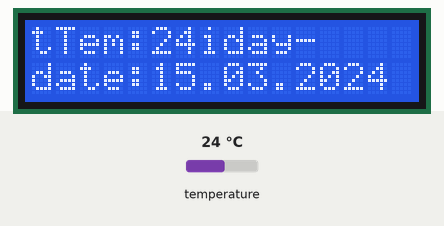
Simulated run of this sketch. Board: Arduino Uno, built with avr-gcc and run on an emulated ATmega328P. Parts: 16×2 character LCD. The inputs (shaded band) are chosen by the test bench; at power-on: temperature 24 °C. The local clock reads 2024-03-15 10:24:30 at power-on unless the sketch sets it; what the sketch prints to the serial monitor is not drawn.

Above: at 1.2 s.
1.3 s: temperature set to 12 °C
At 3.1 s:
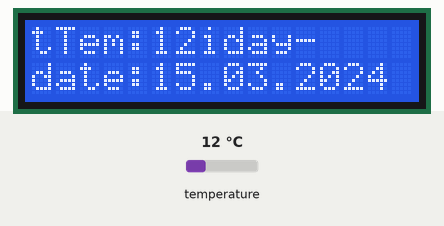
3.6 s: temperature set to 19 °C
At 5.3 s:
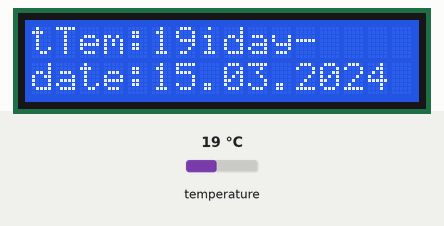
5.7 s: temperature set to 28 °C
At 7.6 s:
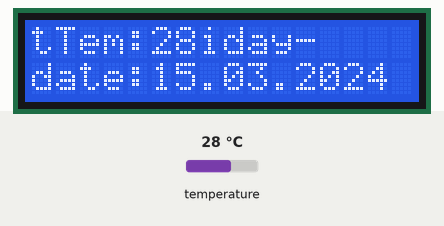
Timing chart, 0 to 9.1 s (numbered marks = the images above; inputs shaded):
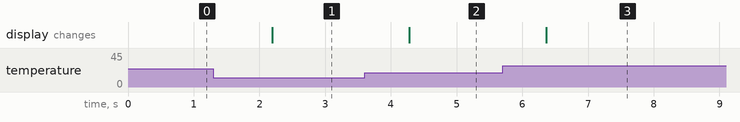

Measured:
- after the input at 1.3 s, the display: changes after 0.89 s (image 1)
- after the input at 3.6 s, the display: changes after 0.68 s (image 2)
- after the input at 5.7 s, the display: changes after 0.66 s (image 3)

The sketch:

ds3231_i2c_lcd.ino
```cpp
#include <LiquidTWI2.h>
#include <LiquidCrystal.h>
#include <LiquidCrystal_I2C.h>
#include <DS3231.h>
#include <Wire.h>

DS3231 rtc(SDA, SCL);
LiquidCrystal_I2C m_lcd(0x20,16,2);
//LiquidTWI2 m_lcd(0x20,1);
void setup() {
// 初始化I2C
  Serial.begin(9600);
  Wire.begin();
  rtc.begin();
  m_lcd.init();
  m_lcd.backlight();
  //lcd.begin(16, 2);
  //rtc.setDOW(SATURDAY);
  //rtc.setTime(16, 0, 0);
  //rtc.setDate(6, 5, 2021);

}

void loop() {

  int temp;
  temp = rtc.getTemp();
  //rtc.setDOW(SATURDAY);
  // Send Day-of-Week
  Serial.print(rtc.getDOWStr());
  Serial.print(" ");
  // Send date
  Serial.print(rtc.getDateStr());
  Serial.print(" -- ");
  // Send time
  Serial.println(rtc.getTimeStr());
  Serial.print("temp = ");
  Serial.println(temp);
  // Wait one second before repeating :)
  m_lcd.setCursor(0, 0); // 设定游标位置在第一行第一个，若不设定，则依次显示
  m_lcd.print("time:");
  m_lcd.print(rtc.getDOWStr());
  m_lcd.print('-');
  m_lcd.setCursor(0,1);
  m_lcd.print("date:");
  m_lcd.print(rtc.getDateStr());
  m_lcd.setCursor(1,0);
  m_lcd.print("Tem:");
  m_lcd.print(temp);
  delay(1000);
}
```
